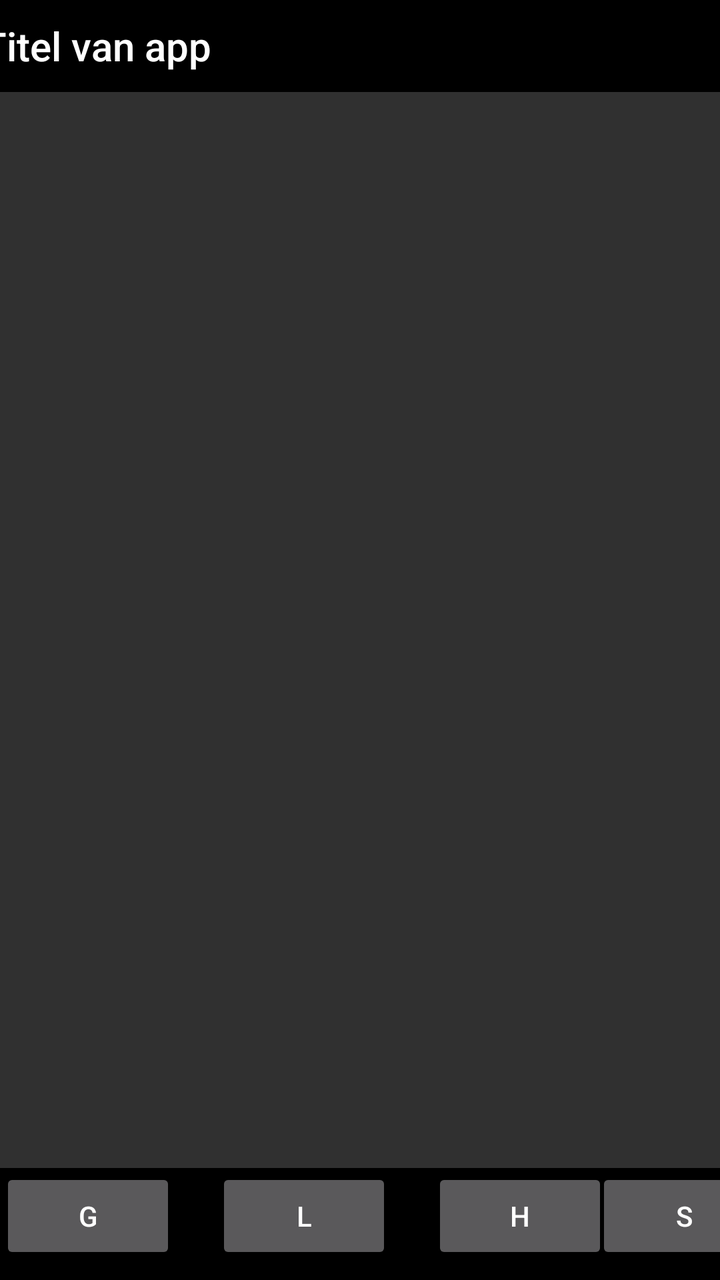
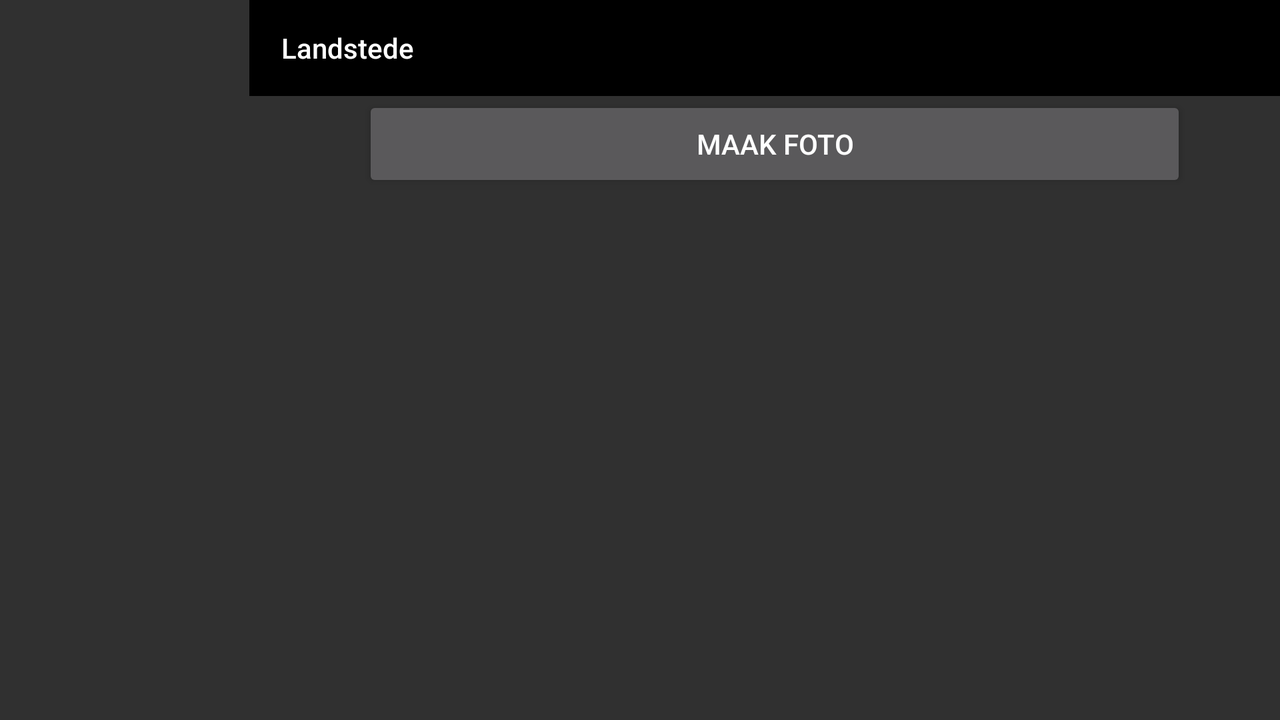

First picture: res/layout/ on a phone held upright. Second picture: the repository's own variant of that layout, on a device whose configuration matches the variant's folder. Source for both follows.
<!-- AndroidManifest.xml: application theme Theme.AppCompat.NoActionBar -->
<!-- res/layout/activity_main.xml -->
<?xml version="1.0" encoding="utf-8"?>
<androidx.constraintlayout.widget.ConstraintLayout xmlns:android="http://schemas.android.com/apk/res/android"
    xmlns:app="http://schemas.android.com/apk/res-auto"
    xmlns:tools="http://schemas.android.com/tools"
    android:id="@+id/constrainLayout"
    android:layout_width="match_parent"
    android:layout_height="match_parent"
    tools:context=".MainActivity">

    <Button
        android:id="@+id/grondkabels"
        android:layout_width="wrap_content"
        android:layout_height="wrap_content"
        android:text="G"
        app:layout_constraintStart_toStartOf="parent"
        app:layout_constraintTop_toTopOf="@+id/toolbar12" />

    <Button
        android:id="@+id/luchtkabels"
        android:layout_width="wrap_content"
        android:layout_height="wrap_content"
        android:layout_marginStart="20dp"
        android:text="L"
        app:layout_constraintStart_toEndOf="@+id/grondkabels"
        app:layout_constraintTop_toTopOf="@+id/toolbar12" />

    <Button
        android:id="@+id/hoogspanningsmasten"
        android:layout_width="wrap_content"
        android:layout_height="wrap_content"
        android:layout_marginStart="20dp"
        android:text="H"
        app:layout_constraintStart_toEndOf="@+id/luchtkabels"
        app:layout_constraintTop_toTopOf="@+id/toolbar12" />

    <Button
        android:id="@+id/schakelskasten"
        android:layout_width="wrap_content"
        android:layout_height="wrap_content"
        android:layout_marginStart="20dp"
        android:text="S"
        app:layout_constraintEnd_toEndOf="parent"
        app:layout_constraintStart_toEndOf="@+id/hoogspanningsmasten"
        app:layout_constraintTop_toTopOf="@+id/toolbar12" />

    <LinearLayout
        android:id="@+id/linearLayout2"
        android:layout_width="404dp"
        android:layout_height="739dp"
        android:orientation="vertical"
        app:layout_constraintBottom_toTopOf="@+id/toolbar12"
        app:layout_constraintStart_toStartOf="parent"
        app:layout_constraintTop_toBottomOf="@+id/toolbar">

        <Button
            android:id="@+id/startFotoEvent"
            android:layout_width="match_parent"
            android:layout_height="wrap_content"
            android:text="Maak foto" />

        <ScrollView
            android:id="@+id/scrollView"
            android:layout_width="match_parent"
            android:layout_height="match_parent">

            <LinearLayout
                android:id="@+id/imageScrollLayout"
                android:layout_width="match_parent"
                android:layout_height="wrap_content"
                android:orientation="vertical">

            </LinearLayout>
        </ScrollView>
    </LinearLayout>

    <androidx.appcompat.widget.Toolbar
        android:id="@+id/toolbar"
        android:layout_width="411dp"
        android:layout_height="46dp"
        android:layout_weight="1"
        android:background="#000000"
        android:minHeight="?attr/actionBarSize"
        android:theme="?attr/actionBarTheme"
        app:layout_constraintEnd_toEndOf="parent"
        app:layout_constraintStart_toStartOf="parent"
        app:layout_constraintTop_toTopOf="parent"
        app:title="Titel van app" />

    <androidx.appcompat.widget.Toolbar
        android:id="@+id/toolbar12"
        android:layout_width="match_parent"
        android:layout_height="wrap_content"
        android:background="@color/black"
        android:minHeight="?attr/actionBarSize"
        android:theme="?attr/actionBarTheme"
        app:layout_constraintBottom_toBottomOf="parent"
        app:layout_constraintStart_toStartOf="parent" />

</androidx.constraintlayout.widget.ConstraintLayout>
<!-- resources referenced by this layout -->
<resources>

</resources>
<!-- res/layout-land/activity_main.xml (the repository's variant of the layout above) -->
<!-- drawn on the phone turned sideways -->
<?xml version="1.0" encoding="utf-8"?>
<androidx.constraintlayout.widget.ConstraintLayout xmlns:android="http://schemas.android.com/apk/res/android"
    xmlns:app="http://schemas.android.com/apk/res-auto"
    xmlns:tools="http://schemas.android.com/tools"
    android:id="@+id/constrainLayout"
    android:layout_width="match_parent"
    android:layout_height="match_parent"
    tools:context=".MainActivity">

    <LinearLayout
        android:id="@+id/linearLayout"
        android:layout_width="785dp"
        android:layout_height="48dp"
        android:orientation="horizontal"
        app:layout_constraintStart_toStartOf="parent"
        app:layout_constraintTop_toTopOf="parent">

        <View
            android:id="@+id/divider5"
            android:layout_width="1dp"
            android:layout_height="match_parent"
            android:layout_weight="1"
            android:background="?android:attr/listDivider"
            android:backgroundTint="#00FFFFFF" />

        <androidx.appcompat.widget.Toolbar
            android:id="@+id/toolbar"
            android:layout_width="412dp"
            android:layout_height="48dp"
            android:layout_weight="1"
            android:background="#000000"
            android:minHeight="?attr/actionBarSize"
            android:theme="?attr/actionBarTheme"
            app:title="Landstede" />

        <View
            android:id="@+id/divider6"
            android:layout_width="1dp"
            android:layout_height="match_parent"
            android:layout_weight="1"
            android:background="?android:attr/listDivider"
            android:backgroundTint="#00FFFFFF" />
    </LinearLayout>

    <LinearLayout
        android:layout_width="785dp"
        android:layout_height="345dp"
        android:orientation="horizontal"
        app:layout_constraintStart_toStartOf="parent"
        app:layout_constraintTop_toBottomOf="@+id/linearLayout">

        <View
            android:id="@+id/divider3"
            android:layout_width="1dp"
            android:layout_height="match_parent"
            android:layout_weight="1"
            android:background="?android:attr/listDivider"
            android:backgroundTint="#00FFFFFF" />

        <LinearLayout
            android:id="@+id/linearLayout2"
            android:layout_width="412dp"
            android:layout_height="wrap_content"
            android:orientation="vertical">

            <Button
                android:id="@+id/startFotoEvent"
                android:layout_width="match_parent"
                android:layout_height="wrap_content"
                android:text="Maak foto" />

            <ScrollView
                android:id="@+id/scrollView"
                android:layout_width="match_parent"
                android:layout_height="wrap_content">

                <LinearLayout
                    android:id="@+id/imageScrollLayout"
                    android:layout_width="match_parent"
                    android:layout_height="wrap_content"
                    android:orientation="vertical">

                </LinearLayout>
            </ScrollView>
        </LinearLayout>

        <LinearLayout
            android:layout_width="11dp"
            android:layout_height="wrap_content"
            android:layout_weight="1"
            android:orientation="vertical">

            <LinearLayout
                android:layout_width="match_parent"
                android:layout_height="match_parent"
                android:orientation="vertical">

                <LinearLayout
                    android:layout_width="match_parent"
                    android:layout_height="match_parent"
                    android:orientation="horizontal">

                    <View
                        android:id="@+id/divider9"
                        android:layout_width="1dp"
                        android:layout_height="match_parent"
                        android:layout_weight="1"
                        android:background="?android:attr/listDivider"
                        android:backgroundTint="#00FFFFFF" />

                    <Button
                        android:id="@+id/grondkabels"
                        android:layout_width="wrap_content"
                        android:layout_height="wrap_content"
                        android:maxWidth="100dp"
                        android:text="G" />

                    <View
                        android:id="@+id/divider10"
                        android:layout_width="1dp"
                        android:layout_height="match_parent"
                        android:layout_weight="1"
                        android:background="?android:attr/listDivider"
                        android:backgroundTint="#00FFFFFF" />
                </LinearLayout>

                <LinearLayout
                    android:layout_width="match_parent"
                    android:layout_height="match_parent"
                    android:orientation="horizontal">

                    <View
                        android:id="@+id/divider7"
                        android:layout_width="1dp"
                        android:layout_height="match_parent"
                        android:layout_weight="1"
                        android:background="?android:attr/listDivider"
                        android:backgroundTint="#00FFFFFF" />

                    <Button
                        android:id="@+id/luchtkabels"
                        android:layout_width="wrap_content"
                        android:layout_height="wrap_content"
                        android:maxWidth="100dp"
                        android:text="L" />

                    <View
                        android:id="@+id/divider8"
                        android:layout_width="1dp"
                        android:layout_height="match_parent"
                        android:layout_weight="1"
                        android:background="?android:attr/listDivider"
                        android:backgroundTint="#00FFFFFF" />
                </LinearLayout>

                <LinearLayout
                    android:layout_width="match_parent"
                    android:layout_height="match_parent"
                    android:orientation="horizontal">

                    <View
                        android:id="@+id/divider13"
                        android:layout_width="1dp"
                        android:layout_height="match_parent"
                        android:layout_weight="1"
                        android:background="?android:attr/listDivider"
                        android:backgroundTint="#00FFFFFF" />

                    <Button
                        android:id="@+id/hoogspanningsmasten"
                        android:layout_width="wrap_content"
                        android:layout_height="wrap_content"
                        android:maxWidth="100dp"
                        android:text="H" />

                    <View
                        android:id="@+id/divider14"
                        android:layout_width="1dp"
                        android:layout_height="match_parent"
                        android:layout_weight="1"
                        android:background="?android:attr/listDivider"
                        android:backgroundTint="#00FFFFFF" />
                </LinearLayout>

                <LinearLayout
                    android:layout_width="match_parent"
                    android:layout_height="match_parent"
                    android:orientation="horizontal">

                    <View
                        android:id="@+id/divider11"
                        android:layout_width="1dp"
                        android:layout_height="match_parent"
                        android:layout_weight="1"
                        android:background="?android:attr/listDivider"
                        android:backgroundTint="#00FFFFFF" />

                    <Button
                        android:id="@+id/schakelskasten"
                        android:layout_width="wrap_content"
                        android:layout_height="wrap_content"
                        android:maxWidth="100dp"
                        android:text="S" />

                    <View
                        android:id="@+id/divider12"
                        android:layout_width="1dp"
                        android:layout_height="match_parent"
                        android:layout_weight="1"
                        android:background="?android:attr/listDivider"
                        android:backgroundTint="#00FFFFFF" />
                </LinearLayout>

            </LinearLayout>

        </LinearLayout>

    </LinearLayout>

</androidx.constraintlayout.widget.ConstraintLayout>
